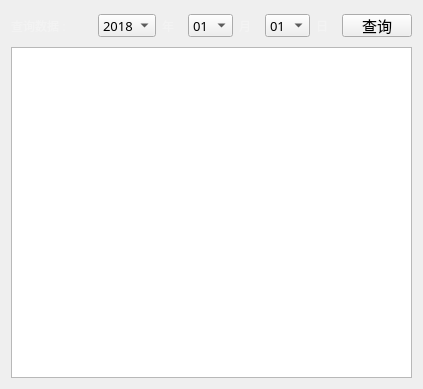
   <widget class="QWidget" name="layoutWidget">
    <property name="geometry">
     <rect>
      <x>470</x>
      <y>3</y>
      <width>403</width>
      <height>372</height>
     </rect>
    </property>
    <layout class="QVBoxLayout" name="verticalLayout_9">
     <item>
      <layout class="QHBoxLayout" name="horizontalLayout_9">
       <item>
        <widget class="QLabel" name="state_3">
         <property name="minimumSize">
          <size>
           <width>81</width>
           <height>30</height>
          </size>
         </property>
         <property name="maximumSize">
          <size>
           <width>81</width>
           <height>30</height>
          </size>
         </property>
         <property name="styleSheet">
          <string notr="true">font: 10pt &quot;微软雅黑&quot;;
color:rgb(243, 243, 243)</string>
         </property>
         <property name="text">
          <string>查询数据 :</string>
         </property>
        </widget>
       </item>
       <item>
        <widget class="QComboBox" name="years">
         <property name="enabled">
          <bool>true</bool>
         </property>
         <property name="sizePolicy">
          <sizepolicy hsizetype="Fixed" vsizetype="Fixed">
           <horstretch>0</horstretch>
           <verstretch>0</verstretch>
          </sizepolicy>
         </property>
         <property name="minimumSize">
          <size>
           <width>0</width>
           <height>0</height>
          </size>
         </property>
         <property name="maximumSize">
          <size>
           <width>93</width>
           <height>23</height>
          </size>
         </property>
         <property name="font">
          <font>
           <family>微软雅黑</family>
           <pointsize>10</pointsize>
          </font>
         </property>
         <property name="currentText">
          <string>2018</string>
         </property>
         <item>
          <property name="text">
           <string>2018</string>
          </property>
         </item>
         <item>
          <property name="text">
           <string>2019</string>
          </property>
         </item>
         <item>
          <property name="text">
           <string>2020</string>
          </property>
         </item>
        </widget>
       </item>
       <item>
        <widget class="QLabel" name="times_4">
         <property name="minimumSize">
          <size>
           <width>0</width>
           <height>0</height>
          </size>
         </property>
         <property name="maximumSize">
          <size>
           <width>81</width>
           <height>30</height>
          </size>
         </property>
         <property name="styleSheet">
          <string notr="true">font: 10pt &quot;微软雅黑&quot;;
color:rgb(243, 243, 243)</string>
         </property>
         <property name="text">
          <string>年</string>
         </property>
        </widget>
       </item>
       <item>
        <widget class="QComboBox" name="months">
         <property name="enabled">
          <bool>true</bool>
         </property>
         <property name="sizePolicy">
          <sizepolicy hsizetype="Fixed" vsizetype="Fixed">
           <horstretch>0</horstretch>
           <verstretch>0</verstretch>
          </sizepolicy>
         </property>
         <property name="minimumSize">
          <size>
           <width>0</width>
           <height>0</height>
          </size>
         </property>
         <property name="maximumSize">
          <size>
           <width>93</width>
           <height>23</height>
          </size>
         </property>
         <property name="font">
          <font>
           <family>微软雅黑</family>
           <pointsize>10</pointsize>
          </font>
         </property>
         <property name="currentText">
          <string>01</string>
         </property>
         <item>
          <property name="text">
           <string>01</string>
          </property>
         </item>
         <item>
          <property name="text">
           <string>02</string>
          </property>
         </item>
         <item>
          <property name="text">
           <string>03</string>
          </property>
         </item>
         <item>
          <property name="text">
           <string>04</string>
          </property>
         </item>
         <item>
          <property name="text">
           <string>05</string>
          </property>
         </item>
         <item>
          <property name="text">
           <string>06</string>
          </property>
         </item>
         <item>
          <property name="text">
           <string>07</string>
          </property>
         </item>
         <item>
          <property name="text">
           <string>08</string>
          </property>
         </item>
         <item>
          <property name="text">
           <string>09</string>
          </property>
         </item>
         <item>
          <property name="text">
           <string>10</string>
          </property>
         </item>
         <item>
          <property name="text">
           <string>11</string>
          </property>
         </item>
         <item>
          <property name="text">
           <string>12</string>
          </property>
         </item>
        </widget>
       </item>
       <item>
        <widget class="QLabel" name="times_2">
         <property name="minimumSize">
          <size>
           <width>0</width>
           <height>0</height>
          </size>
         </property>
         <property name="maximumSize">
          <size>
           <width>81</width>
           <height>30</height>
          </size>
         </property>
         <property name="styleSheet">
          <string notr="true">font: 10pt &quot;微软雅黑&quot;;
color:rgb(243, 243, 243)</string>
         </property>
         <property name="text">
          <string>月</string>
         </property>
        </widget>
       </item>
       <item>
        <widget class="QComboBox" name="days">
         <property name="enabled">
          <bool>true</bool>
         </property>
         <property name="sizePolicy">
          <sizepolicy hsizetype="Fixed" vsizetype="Fixed">
           <horstretch>0</horstretch>
           <verstretch>0</verstretch>
          </sizepolicy>
         </property>
         <property name="minimumSize">
          <size>
           <width>0</width>
           <height>0</height>
          </size>
         </property>
         <property name="maximumSize">
          <size>
           <width>93</width>
           <height>23</height>
          </size>
         </property>
         <property name="font">
          <font>
           <family>微软雅黑</family>
           <pointsize>10</pointsize>
          </font>
         </property>
         <property name="currentText">
          <string>01</string>
         </property>
         <item>
          <property name="text">
           <string>01</string>
          </property>
         </item>
         <item>
          <property name="text">
           <string>02</string>
          </property>
         </item>
         <item>
          <property name="text">
           <string>03</string>
          </property>
         </item>
         <item>
          <property name="text">
           <string>04</string>
          </property>
         </item>
         <item>
          <property name="text">
           <string>05</string>
          </property>
         </item>
         <item>
          <property name="text">
           <string>06</string>
          </property>
         </item>
         <item>
          <property name="text">
           <string>07</string>
          </property>
         </item>
         <item>
          <property name="text">
           <string>08</string>
          </property>
         </item>
         <item>
          <property name="text">
           <string>09</string>
          </property>
         </item>
         <item>
          <property name="text">
           <string>10</string>
          </property>
         </item>
         <item>
          <property name="text">
           <string>11</string>
          </property>
         </item>
         <item>
          <property name="text">
           <string>12</string>
          </property>
         </item>
         <item>
          <property name="text">
           <string>13</string>
          </property>
         </item>
         <item>
          <property name="text">
           <string>14</string>
          </property>
         </item>
         <item>
          <property name="text">
           <string>15</string>
          </property>
         </item>
         <item>
          <property name="text">
           <string>16</string>
          </property>
         </item>
         <item>
          <property name="text">
           <string>17</string>
          </property>
         </item>
         <item>
          <property name="text">
           <string>18</string>
          </property>
         </item>
         <item>
          <property name="text">
           <string>19</string>
          </property>
         </item>
         <item>
          <property name="text">
           <string>20</string>
          </property>
         </item>
         <item>
          <property name="text">
           <string>21</string>
          </property>
         </item>
         <item>
          <property name="text">
           <string>22</string>
          </property>
         </item>
         <item>
          <property name="text">
           <string>23</string>
          </property>
         </item>
         <item>
          <property name="text">
           <string>24</string>
          </property>
         </item>
         <item>
          <property name="text">
           <string>25</string>
          </property>
         </item>
         <item>
          <property name="text">
           <string>26</string>
          </property>
         </item>
         <item>
          <property name="text">
           <string>27</string>
          </property>
         </item>
         <item>
          <property name="text">
           <string>28</string>
          </property>
         </item>
         <item>
          <property name="text">
           <string>29</string>
          </property>
         </item>
         <item>
          <property name="text">
           <string>30</string>
          </property>
         </item>
         <item>
          <property name="text">
           <string>31</string>
          </property>
         </item>
        </widget>
       </item>
       <item>
        <widget class="QLabel" name="times_3">
         <property name="minimumSize">
          <size>
           <width>0</width>
           <height>0</height>
          </size>
         </property>
         <property name="maximumSize">
          <size>
           <width>81</width>
           <height>30</height>
          </size>
         </property>
         <property name="styleSheet">
          <string notr="true">font: 10pt &quot;微软雅黑&quot;;
color:rgb(243, 243, 243)</string>
         </property>
         <property name="text">
          <string>日</string>
         </property>
        </widget>
       </item>
       <item>
        <widget class="QPushButton" name="Analysisbutton">
         <property name="minimumSize">
          <size>
           <width>45</width>
           <height>23</height>
          </size>
         </property>
         <property name="maximumSize">
          <size>
           <width>70</width>
           <height>23</height>
          </size>
         </property>
         <property name="font">
          <font>
           <family>微软雅黑</family>
           <pointsize>11</pointsize>
           <weight>50</weight>
           <italic>false</italic>
           <bold>false</bold>
          </font>
         </property>
         <property name="styleSheet">
          <string notr="true"/>
         </property>
         <property name="text">
          <string>查询</string>
         </property>
         <property name="checkable">
          <bool>false</bool>
         </property>
         <property name="checked">
          <bool>false</bool>
         </property>
        </widget>
       </item>
      </layout>
     </item>
     <item>
      <widget class="QTextBrowser" name="show_data">
       <property name="minimumSize">
        <size>
         <width>401</width>
         <height>331</height>
        </size>
       </property>
       <property name="maximumSize">
        <size>
         <width>401</width>
         <height>360</height>
        </size>
       </property>
       <property name="font">
        <font>
         <family>微软雅黑</family>
         <pointsize>14</pointsize>
        </font>
       </property>
       <property name="html">
        <string>&lt;!DOCTYPE HTML PUBLIC &quot;-//W3C//DTD HTML 4.0//EN&quot; &quot;http://www.w3.org/TR/REC-html40/strict.dtd&quot;&gt;
&lt;html&gt;&lt;head&gt;&lt;meta name=&quot;qrichtext&quot; content=&quot;1&quot; /&gt;&lt;style type=&quot;text/css&quot;&gt;
p, li { white-space: pre-wrap; }
&lt;/style&gt;&lt;/head&gt;&lt;body style=&quot; font-family:'微软雅黑'; font-size:14pt; font-weight:400; font-style:normal;&quot;&gt;
&lt;p style=&quot;-qt-paragraph-type:empty; margin-top:0px; margin-bottom:0px; margin-left:0px; margin-right:0px; -qt-block-indent:0; text-indent:0px; font-family:'SimSun'; font-size:9pt;&quot;&gt;&lt;br /&gt;&lt;/p&gt;&lt;/body&gt;&lt;/html&gt;</string>
       </property>
      </widget>
     </item>
    </layout>
   </widget>
